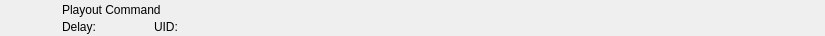
<?xml version="1.0" encoding="UTF-8"?>
<ui version="4.0">
 <class>RundownPlayoutCommandWidget</class>
 <widget class="QWidget" name="RundownPlayoutCommandWidget">
  <property name="geometry">
   <rect>
    <x>0</x>
    <y>0</y>
    <width>825</width>
    <height>36</height>
   </rect>
  </property>
  <layout class="QHBoxLayout" name="horizontalLayout">
   <property name="spacing">
    <number>0</number>
   </property>
   <property name="margin">
    <number>0</number>
   </property>
   <item>
    <widget class="QFrame" name="frameItem">
     <property name="sizePolicy">
      <sizepolicy hsizetype="Preferred" vsizetype="Fixed">
       <horstretch>0</horstretch>
       <verstretch>0</verstretch>
      </sizepolicy>
     </property>
     <property name="minimumSize">
      <size>
       <width>0</width>
       <height>36</height>
      </size>
     </property>
     <widget class="QLabel" name="labelIcon">
      <property name="geometry">
       <rect>
        <x>22</x>
        <y>2</y>
        <width>32</width>
        <height>32</height>
       </rect>
      </property>
      <property name="text">
       <string/>
      </property>
      <property name="pixmap">
       <pixmap resource="../Widgets.qrc">:/Graphics/Images/PlayoutCommand.png</pixmap>
      </property>
      <property name="scaledContents">
       <bool>true</bool>
      </property>
     </widget>
     <widget class="QLabel" name="labelLabel">
      <property name="geometry">
       <rect>
        <x>62</x>
        <y>2</y>
        <width>561</width>
        <height>16</height>
       </rect>
      </property>
      <property name="text">
       <string>Playout Command</string>
      </property>
     </widget>
     <widget class="QLabel" name="labelColor">
      <property name="geometry">
       <rect>
        <x>0</x>
        <y>0</y>
        <width>18</width>
        <height>36</height>
       </rect>
      </property>
      <property name="text">
       <string/>
      </property>
     </widget>
     <widget class="QLabel" name="labelGroupColor">
      <property name="geometry">
       <rect>
        <x>0</x>
        <y>0</y>
        <width>6</width>
        <height>36</height>
       </rect>
      </property>
      <property name="text">
       <string/>
      </property>
     </widget>
     <widget class="QLabel" name="labelDelay">
      <property name="geometry">
       <rect>
        <x>62</x>
        <y>19</y>
        <width>83</width>
        <height>16</height>
       </rect>
      </property>
      <property name="text">
       <string>Delay:</string>
      </property>
     </widget>
     <widget class="QLabel" name="labelRemoteTriggerId">
      <property name="geometry">
       <rect>
        <x>154</x>
        <y>19</y>
        <width>111</width>
        <height>16</height>
       </rect>
      </property>
      <property name="text">
       <string>UID:</string>
      </property>
     </widget>
    </widget>
   </item>
   <item>
    <widget class="QFrame" name="frameStatus">
     <property name="minimumSize">
      <size>
       <width>45</width>
       <height>0</height>
      </size>
     </property>
     <property name="maximumSize">
      <size>
       <width>45</width>
       <height>16777215</height>
      </size>
     </property>
     <widget class="QLabel" name="labelGpiConnected">
      <property name="geometry">
       <rect>
        <x>1</x>
        <y>2</y>
        <width>32</width>
        <height>32</height>
       </rect>
      </property>
      <property name="minimumSize">
       <size>
        <width>32</width>
        <height>32</height>
       </size>
      </property>
      <property name="maximumSize">
       <size>
        <width>32</width>
        <height>32</height>
       </size>
      </property>
      <property name="lineWidth">
       <number>0</number>
      </property>
      <property name="text">
       <string/>
      </property>
      <property name="pixmap">
       <pixmap resource="../Widgets.qrc">:/Graphics/Images/GpiConnected.png</pixmap>
      </property>
      <property name="scaledContents">
       <bool>true</bool>
      </property>
     </widget>
     <widget class="QLabel" name="labelActiveColor">
      <property name="geometry">
       <rect>
        <x>37</x>
        <y>0</y>
        <width>8</width>
        <height>36</height>
       </rect>
      </property>
      <property name="minimumSize">
       <size>
        <width>8</width>
        <height>36</height>
       </size>
      </property>
      <property name="maximumSize">
       <size>
        <width>8</width>
        <height>36</height>
       </size>
      </property>
      <property name="text">
       <string/>
      </property>
     </widget>
    </widget>
   </item>
  </layout>
 </widget>
 <resources>
  <include location="../Widgets.qrc"/>
 </resources>
 <connections/>
 <slots>
  <slot>addToCombo()</slot>
 </slots>
</ui>
